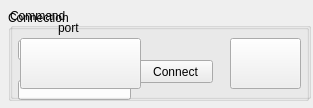
<?xml version="1.0" encoding="UTF-8"?>
<ui version="4.0">
 <class>Form</class>
 <widget class="QWidget" name="Form">
  <property name="geometry">
   <rect>
    <x>0</x>
    <y>0</y>
    <width>313</width>
    <height>108</height>
   </rect>
  </property>
  <property name="windowTitle">
   <string>Client</string>
  </property>
  <property name="windowIcon">
   <iconset>
    <normaloff>../../Downloads/Smile.png</normaloff>../../Downloads/Smile.png</iconset>
  </property>
  <widget class="QGroupBox" name="conn_box">
   <property name="geometry">
    <rect>
     <x>8</x>
     <y>10</y>
     <width>301</width>
     <height>91</height>
    </rect>
   </property>
   <property name="title">
    <string>Connection</string>
   </property>
   <widget class="QLineEdit" name="le2">
    <property name="geometry">
     <rect>
      <x>10</x>
      <y>70</y>
      <width>113</width>
      <height>20</height>
     </rect>
    </property>
   </widget>
   <widget class="QLabel" name="label_2">
    <property name="geometry">
     <rect>
      <x>50</x>
      <y>50</y>
      <width>21</width>
      <height>16</height>
     </rect>
    </property>
    <property name="text">
     <string>Host</string>
    </property>
   </widget>
   <widget class="QLabel" name="label">
    <property name="geometry">
     <rect>
      <x>50</x>
      <y>10</y>
      <width>21</width>
      <height>16</height>
     </rect>
    </property>
    <property name="text">
     <string>port</string>
    </property>
   </widget>
   <widget class="QLineEdit" name="le1">
    <property name="geometry">
     <rect>
      <x>10</x>
      <y>30</y>
      <width>113</width>
      <height>20</height>
     </rect>
    </property>
    <property name="text">
     <string>6063</string>
    </property>
   </widget>
   <widget class="QPushButton" name="pushButton">
    <property name="geometry">
     <rect>
      <x>130</x>
      <y>50</y>
      <width>75</width>
      <height>23</height>
     </rect>
    </property>
    <property name="text">
     <string>Connect</string>
    </property>
   </widget>
   <zorder>le2</zorder>
   <zorder>label_2</zorder>
   <zorder>label</zorder>
   <zorder>le1</zorder>
   <zorder>pushButton</zorder>
   <zorder>comm_box</zorder>
  </widget>
  <widget class="QGroupBox" name="comm_box">
   <property name="geometry">
    <rect>
     <x>10</x>
     <y>8</y>
     <width>301</width>
     <height>91</height>
    </rect>
   </property>
   <property name="title">
    <string>Command</string>
   </property>
   <widget class="QPushButton" name="pushButton_10">
    <property name="geometry">
     <rect>
      <x>10</x>
      <y>30</y>
      <width>121</width>
      <height>51</height>
     </rect>
    </property>
    <property name="autoFillBackground">
     <bool>true</bool>
    </property>
    <property name="text">
     <string notr="true"/>
    </property>
    <property name="icon">
     <iconset>
      <normaloff>../../../../Program Files (x86)/XBMC/media/icon.png</normaloff>../../../../Program Files (x86)/XBMC/media/icon.png</iconset>
    </property>
    <property name="iconSize">
     <size>
      <width>64</width>
      <height>64</height>
     </size>
    </property>
    <property name="autoDefault">
     <bool>false</bool>
    </property>
    <property name="default">
     <bool>false</bool>
    </property>
    <property name="flat">
     <bool>false</bool>
    </property>
   </widget>
   <widget class="QPushButton" name="pushButton_11">
    <property name="geometry">
     <rect>
      <x>220</x>
      <y>30</y>
      <width>71</width>
      <height>51</height>
     </rect>
    </property>
    <property name="text">
     <string/>
    </property>
    <property name="icon">
     <iconset>
      <normaloff>../../Downloads/exit(1).png</normaloff>../../Downloads/exit(1).png</iconset>
    </property>
    <property name="iconSize">
     <size>
      <width>32</width>
      <height>32</height>
     </size>
    </property>
   </widget>
  </widget>
 </widget>
 <resources/>
 <connections>
  <connection>
   <sender>pushButton</sender>
   <signal>clicked()</signal>
   <receiver>Form</receiver>
   <slot>slot1()</slot>
   <hints>
    <hint type="sourcelabel">
     <x>147</x>
     <y>63</y>
    </hint>
    <hint type="destinationlabel">
     <x>159</x>
     <y>88</y>
    </hint>
   </hints>
  </connection>
  <connection>
   <sender>pushButton_10</sender>
   <signal>clicked()</signal>
   <receiver>Form</receiver>
   <slot>xbmc_on()</slot>
   <hints>
    <hint type="sourcelabel">
     <x>103</x>
     <y>56</y>
    </hint>
    <hint type="destinationlabel">
     <x>108</x>
     <y>107</y>
    </hint>
   </hints>
  </connection>
  <connection>
   <sender>pushButton_11</sender>
   <signal>clicked()</signal>
   <receiver>Form</receiver>
   <slot>xbmc_off()</slot>
   <hints>
    <hint type="sourcelabel">
     <x>254</x>
     <y>58</y>
    </hint>
    <hint type="destinationlabel">
     <x>260</x>
     <y>107</y>
    </hint>
   </hints>
  </connection>
 </connections>
 <slots>
  <slot>slot1()</slot>
  <slot>xbmc_on()</slot>
  <slot>xbmc_off()</slot>
 </slots>
</ui>
